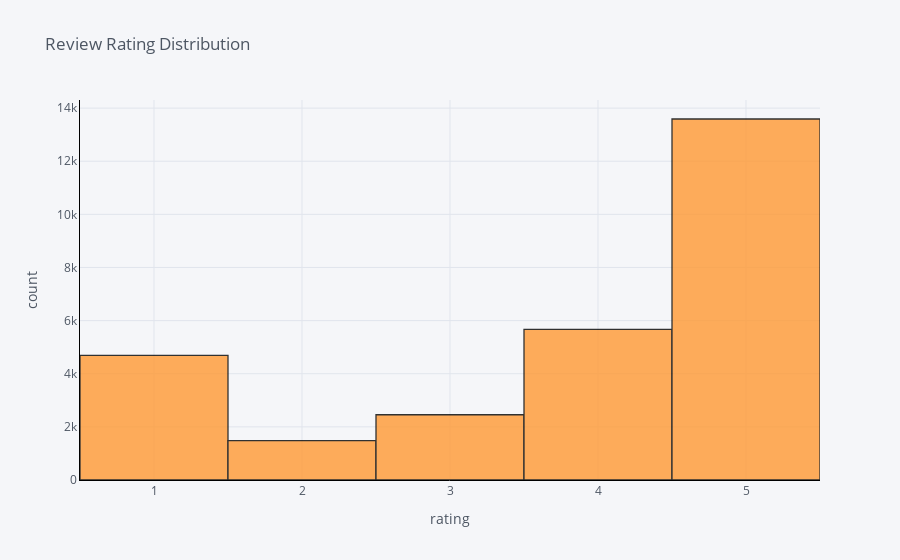

The code cell stored with this chart in its notebook:
### Code cell
df['RATING'].iplot(
    kind='hist',
    xTitle='rating',
    linecolor='black',
    yTitle='count',
    title='Review Rating Distribution')

### Figure 1 — Plotly figure (JSON) as saved in the notebook; plotly's stock layout.template omitted (floating-point values rounded to 4 significant figures; data arrays with more than 128 entries replaced by an {"elided": "..."} marker saying what was removed)
{"data": [{"opacity": 0.8, "orientation": "v", "histnorm": "", "histfunc": "count", "marker": {"color": "rgba(255, 153, 51, 1.0)", "line": {"color": "#000000", "width": 1.3}}, "x": {"elided": "27887 int values"}, "type": "histogram", "name": "RATING"}], "layout": {"xaxis": {"tickfont": {"color": "#4D5663"}, "title": {"text": "rating", "font": {"color": "#4D5663"}}, "showgrid": true, "zerolinecolor": "#E1E5ED", "gridcolor": "#E1E5ED", "linecolor": "black"}, "title": {"text": "Review Rating Distribution", "font": {"color": "#4D5663"}}, "paper_bgcolor": "#F5F6F9", "plot_bgcolor": "#F5F6F9", "yaxis": {"tickfont": {"color": "#4D5663"}, "title": {"text": "count", "font": {"color": "#4D5663"}}, "showgrid": true, "zerolinecolor": "#E1E5ED", "gridcolor": "#E1E5ED", "linecolor": "black"}, "barmode": "overlay", "legend": {"bgcolor": "#F5F6F9", "font": {"color": "#4D5663"}}}}
